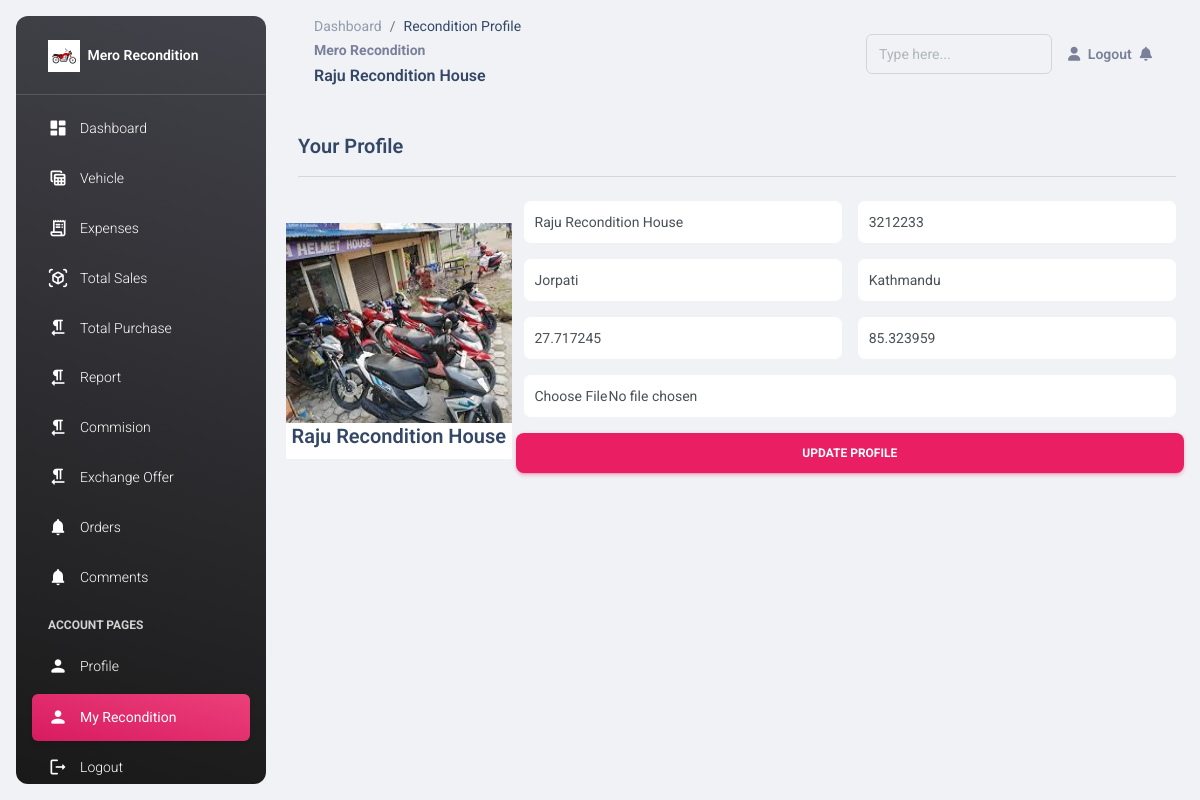
The page /recondition/recondition-profile (signed in) on the database its author committed.
### recon/models.py (models this page shows, shortened)
class CustomUser(AbstractUser):
    user_type_data = (("owner", "owner"), ("recondition", 'recondition'), ("customer", 'customer'))
    user_type = models.CharField(default = "owner", choices = user_type_data, max_length = 20)
    email = models.EmailField(unique = True)

class Recondition(models.Model):
    id = models.AutoField(primary_key = True)
    admin = models.OneToOneField(CustomUser, on_delete=models.CASCADE)
    number = models.BigIntegerField(blank= True, null = True)
    recondition_name = models.CharField(max_length=200)
    slug = models.SlugField(max_length=200, unique = True)
    Temporary_address = models.CharField(max_length = 300)
    District = models.CharField(max_length = 50, default = 'Kathmandu')
    profile_pic = models.ImageField(upload_to = "Recondition", blank = True)
    verified = models.BooleanField(default=False)
    created_at = models.DateTimeField(auto_now_add= True)
    expire_on = models.DateField(blank= True, null = True)
    long = models.CharField(max_length = 30, blank = True, null = True)
    lat = models.CharField(max_length = 30, blank = True, null = True)
    call = models.IntegerField()
    objects = models.Manager()

### recond/views.py (the view, shortened to what this page needs)
# urls.py: path('recondition-profile', views.Rec_Profile.as_view(), name = "rec_profile"),
class Rec_Profile(TemplateView):
    template_name = "recondition/rec_profile.html"
    def get(self, request, *args, **kwargs):
        form = Recondition_Form()
        rec = Recondition.objects.get(admin = request.user)
        form.fields['recondition_name'].initial = rec.recondition_name
        form.fields['number'].initial = rec.number
        form.fields['Temporary_address'].initial = rec.Temporary_address
        form.fields['District'].initial = rec.District
        form.fields['long'].initial = rec.long
        form.fields['lat'].initial = rec.lat
        dist = {
            'form':form,
            'rec':rec
        }
        return render(request, self.template_name, dist)

### recond/forms.py
class Recondition_Form(forms.ModelForm):
    class Meta:
        model = Recondition
        fields = ('recondition_name', 'number', 'Temporary_address', 'District', 'profile_pic', 'long', 'lat')
        widgets = {
            'recondition_name':forms.TextInput(attrs = {'class':'form-control', 'placeholder':'Reason of Expenses'}),
            'number':forms.NumberInput(attrs = {'class':'form-control', 'placeholder':'Number'}),
            'Temporary_address':forms.TextInput(attrs = {'class':'form-control', 'placeholder':'Temporary Address'}),
            'District':forms.TextInput(attrs = {'class':'form-control', 'placeholder':'District'}),
            'profile_pic':forms.FileInput(attrs = {'class':'form-control'}),
            'long':forms.TextInput(attrs = {'class':'form-control', 'placeholder':'Longitude'}),
            'lat':forms.TextInput(attrs = {'class':'form-control', 'placeholder':'Lattitude'}),
        }

### templates/recondition/rec_profile.html (shortened to what this page needs)
{% extends 'recondition/homepage.html' %}
{% block pages %}
    <ol class="breadcrumb bg-transparent mb-0 pb-0 pt-1 px-0 me-sm-6 me-5">
        <li class="breadcrumb-item text-sm"><a class="opacity-5 text-dark" href="{%url 'recond:homepage'%}">Dashboard</a></li>
        <li class="breadcrumb-item text-sm text-dark active" aria-current="page">Recondition Profile</li>
    </ol>
{% endblock pages %}
{% block content %}
    <div class="container-fluid py-4">
        <h5>Your Profile</h5>
        <hr>
        <div class="row">
            <div class="col-12 col-md-3 text-center my-auto p-0" style="background-color: white;">
                <img src="{{rec.profile_pic.url}}" alt="{{rec.recondition_name}}" srcset="" style="height:200px; width: 100%;">
                <h5>{{rec.recondition_name}}</h5>
            </div>
            <div class="col-12 col-md-9 ps-3 pe-3">
                <form action="" method="post"  enctype="multipart/form-data">
                    <div class="row">
                        <div class="col-6 col-md-6 p-2">
                          {{form.recondition_name}}
                        </div>
                        <div class="col-6 col-md-6 p-2">
                            {{form.number}}
                        </div>
                        <div class="col-6 col-md-6 p-2">
                            {{form.Temporary_address}}
                        </div>
                        <div class="col-6 col-md-6 p-2">
                            {{form.District}}
                        </div>
                        <div class="col-6 col-md-6 p-2">
                            {{form.long}}
                        </div>
                        <div class="col-6 col-md-6 p-2">
                            {{form.lat}}
                        </div>
                        <div class="col-12 col-md-12 p-2">
                            {{form.profile_pic}}
                        </div>
                        <button class="mt-2 btn btn-primary">
                        Update Profile
                        </button>
                    </div>
                </form>
            </div>
        </div>
    </div>
{% endblock content %}

### templates/dashbord/dashboard.html (shortened to what this page needs)
{% load static %}
<!DOCTYPE html>
<html lang="en">
  {% load pwa %}
<head>
  <link href="{%static 'assets/css/nucleo-icons.css' %} " rel="stylesheet" />
  <link href="{%static 'assets/css/nucleo-svg.css' %} " rel="stylesheet" />
  <link id="pagestyle" href="{%static 'assets/css/material-dashboard.css' %} " rel="stylesheet" />
</head>
<body class="g-sidenav-show  bg-gray-200">
  {% block aside %}
  {%endblock%}
  <main class="main-content position-relative max-height-vh-100 h-100 border-radius-lg ">
    <nav class="navbar navbar-main navbar-expand-lg px-0 mx-4 shadow-none border-radius-xl" id="navbarBlur" navbar-scroll="true">
      <div class="container-fluid py-1 px-3">
        <nav aria-label="breadcrumb">
          {% block pages %}{% endblock pages %}
          <small class="font-weight-bolder mb-0">Mero Recondition</small>
          {% if user.recondition.recondition_name %}
            <h6>{{user.recondition.recondition_name}}</h6>
          {% else %}
            <h6>{{user.username}} Dashboard</h6>
          {% endif %}
        </nav>
        <div class="collapse navbar-collapse mt-sm-0 mt-2 me-md-0 me-sm-4" id="navbar">
          <div class="ms-md-auto pe-md-3 d-flex align-items-center">
            <div class="input-group input-group-outline">
              <form action="" method="post">
                <input type="text" class="form-control" name ="name" placeholder="Type here...">
              </form>
            </div>
          </div>
          <ul class="navbar-nav  justify-content-end">
            <li class="nav-item d-flex align-items-center">
              <a href="{%url 'recon:logout'%}" class="nav-link text-body font-weight-bold px-0">
                <i class="fa fa-user me-sm-1"></i>
                  <span class="d-sm-inline d-none">Logout</span>
              </a>
            </li>
            <li class="nav-item dropdown ps-2 pe-2 d-flex align-items-center">
              <a href="javascript:;" class="nav-link text-body p-0" id="dropdownMenuButton" data-bs-toggle="dropdown" aria-expanded="false">
                <i class="fa fa-bell cursor-pointer" style="position: relative;"></i>
              </a>
            </li>
          </ul>
        </div>
      </div>
    </nav>
    {% block content %}
    {% endblock content %}
  </main>
</body>
</html>

### templates/dashbord/dashboard.html (style rules this page uses)
.form-control { border: 1px solid white; background-color: white; color: #495057; padding-left: 10px; }

### rows shown on the page
CustomUser: recondition.recondition_name "Raju Recondition House"
Recondition: profile_pic (picture), recondition_name "Raju Recondition House", number "3212233", Temporary_address "Jorpati", District "Kathmandu", long "27.717245", lat "85.323959"
